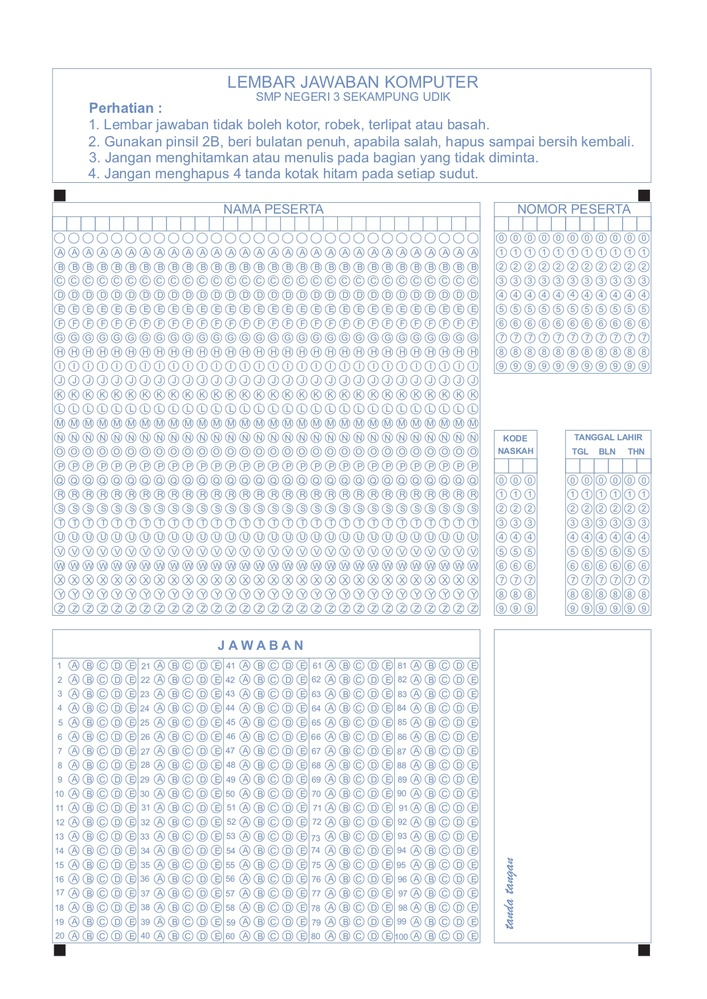
#> input picture omr-doni/LJKKosong_page-0001.jpg, 707 x 999 px, shrunk from 1241 x 1754 before the run
$ python omr.py
#> lines starting #> are read from the running program, lines starting #| are printed output that depends on the picture; after the words box and inside, x2 and y2 are one past the last pixel; in counts of white or black regions, pixels touching at a corner belong together
#> further down, image is the input picture: shape (999, 707, 3); mean B, G, R 245.7, 243.1, 240.5
import cv2

def detect_square_shapes(image):
    # Konversi gambar ke skala abu-abu
    gray = cv2.cvtColor(image, cv2.COLOR_BGR2GRAY)

    # Thresholding untuk mengambil bentuk berwarna hitam hingga abu-abu
    _, thresh = cv2.threshold(gray, 20, 255, cv2.THRESH_BINARY)
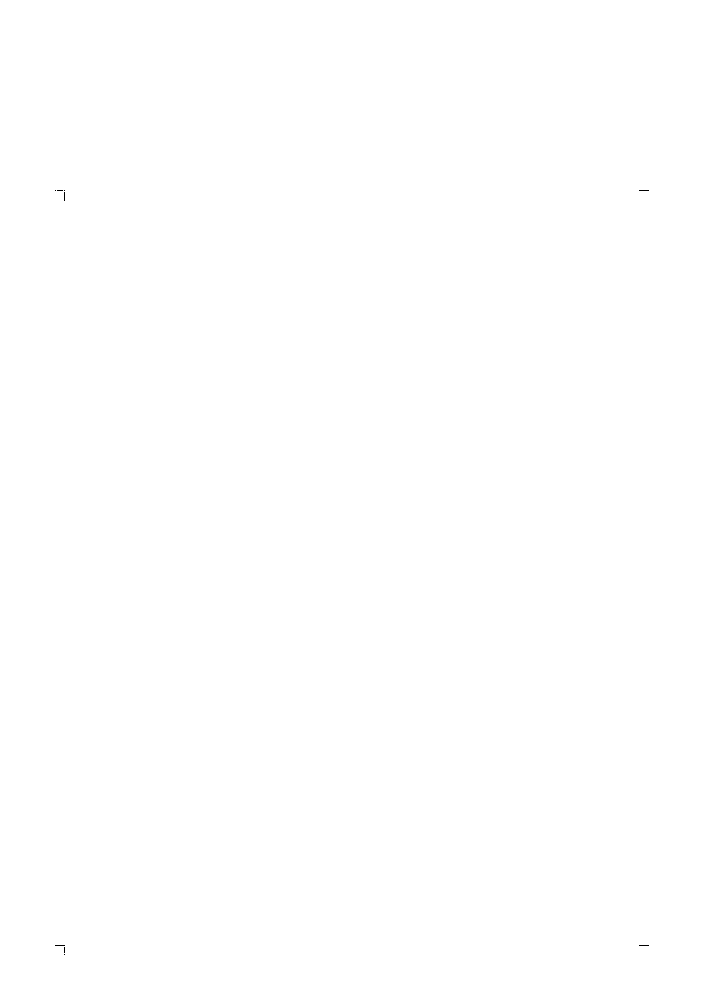
#> thresh: shape (999, 707); 100% white; black in thin lines or dots, all inside (x1, y1, x2, y2) = (55, 190, 649, 955)

    # Temukan kontur
    contours, _ = cv2.findContours(thresh, cv2.RETR_EXTERNAL, cv2.CHAIN_APPROX_SIMPLE)
#> contours = [[[0, 0], [0, 998], [706, 998], [706, 0]]]

    # Inisialisasi list untuk menyimpan koordinat bentuk kotak
    square_shapes_coords = []

    for contour in contours:
        # Hitung jumlah sisi bentuk
        approx = cv2.approxPolyDP(contour, 0.04 * cv2.arcLength(contour, True), True)
        # Jika bentuk memiliki 4 sisi (kotak)
        if len(approx) == 4:
            # Dapatkan kotak pembatas untuk bentuk
            x, y, w, h = cv2.boundingRect(approx)
            # Tambahkan koordinat kotak ke list
            square_shapes_coords.append((x, y, x + w, y + h))
#> this loop made 1 pass
#> (approx, x, y, w, h) on pass 1: ([[0, 0], [0, 998], [706, 998], [706, 0]], 0, 0, 707, 999)
#> after the loop, square_shapes_coords = [(0, 0, 707, 999)]

    return square_shapes_coords

# Baca gambar
image = cv2.imread('LJKKosong_page-0001.jpg')

# Deteksi bentuk kotak
square_shapes_coords = detect_square_shapes(image)
#> square_shapes_coords = [(0, 0, 707, 999)]

# Gambar kotak pada gambar asli
if square_shapes_coords:
    for box in square_shapes_coords:
        x1, y1, x2, y2 = box
        # Tandai kotak dengan garis biru tebal 3 pt
        cv2.rectangle(image, (x1, y1), (x2, y2), (255, 0, 0), 3)
#> this loop made 1 pass
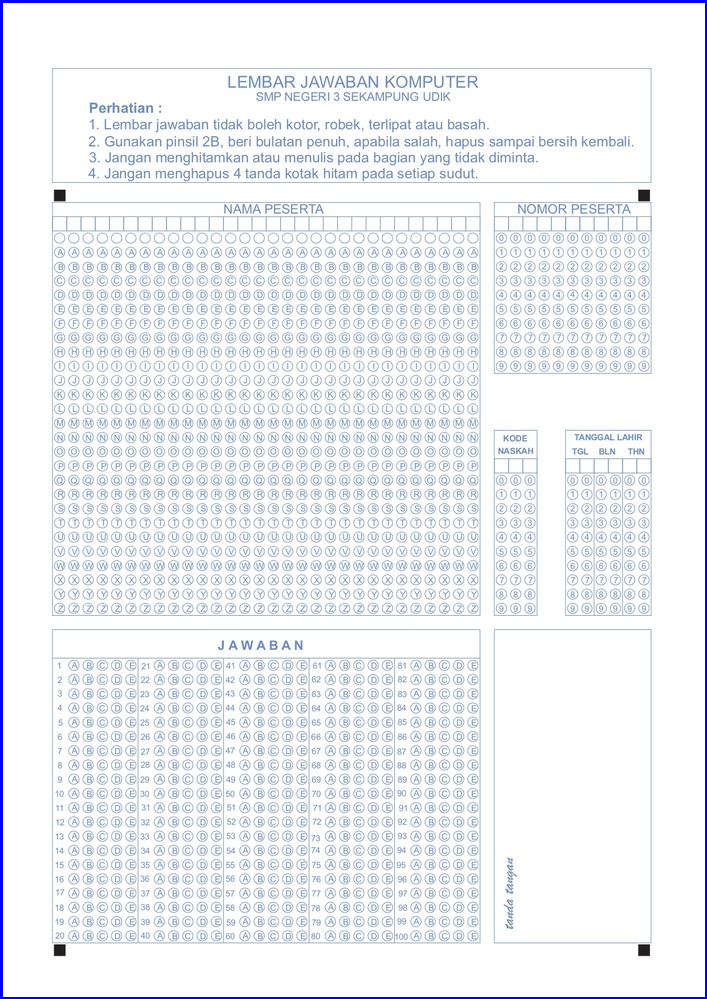
#> image: shape (999, 707, 3); 1.2% of pixels changed, all inside (x1, y1, x2, y2) = (0, 0, 707, 999)

# Tampilkan gambar hasil
cv2.imshow('Square Shapes Detected', image)
cv2.waitKey(0)
cv2.destroyAllWindows()

$ run again, with omr-doni/LJK.jpg copied over omr-doni/LJKKosong_page-0001.jpg
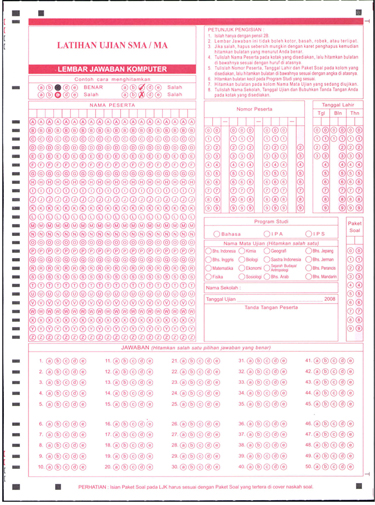
#> input picture omr-doni/LJK.jpg, 375 x 505 px
#> image is the input picture: shape (505, 375, 3); mean B, G, R 236.6, 231.6, 247.3
#> in detect_square_shapes, `gray = cv2.cvtColor(image, cv2.COLOR_BGR2GRAY)`:
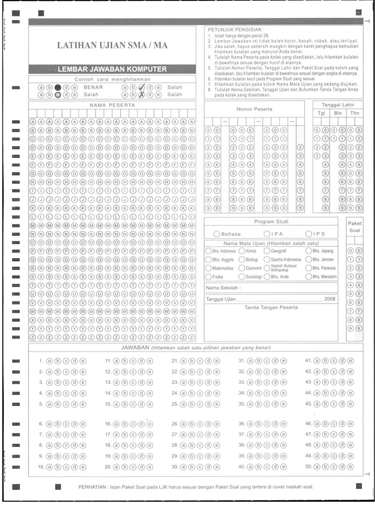
#> gray: shape (505, 375); min 1, max 255, mean 236.9
#> thresh: shape (505, 375); 100% white; black in thin lines or dots
#> contours = 1 contour; box (x1, y1, x2, y2) and area: (0, 0, 375, 505) 188464
#> the loop in detect_square_shapes, `for contour in contours:` made 1 pass
#> (approx, x, y, w, h) on pass 1: ([[0, 0], [0, 504], [374, 504], [374, 0]], 0, 0, 375, 505)
#> after the loop in detect_square_shapes, `for contour in contours:`: square_shapes_coords = [(0, 0, 375, 505)]
#> the loop `for box in square_shapes_coords:` made 1 pass
#> after the loop `for box in square_shapes_coords:`:
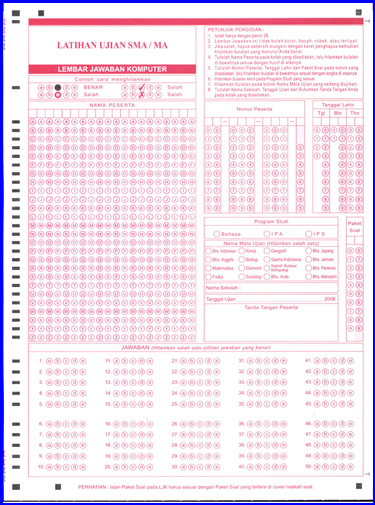
#> image: shape (505, 375, 3); 2.31% of pixels changed, all inside (x1, y1, x2, y2) = (0, 0, 375, 505)

$ run again, with omr-doni/LJK2.jpg copied over omr-doni/LJKKosong_page-0001.jpg
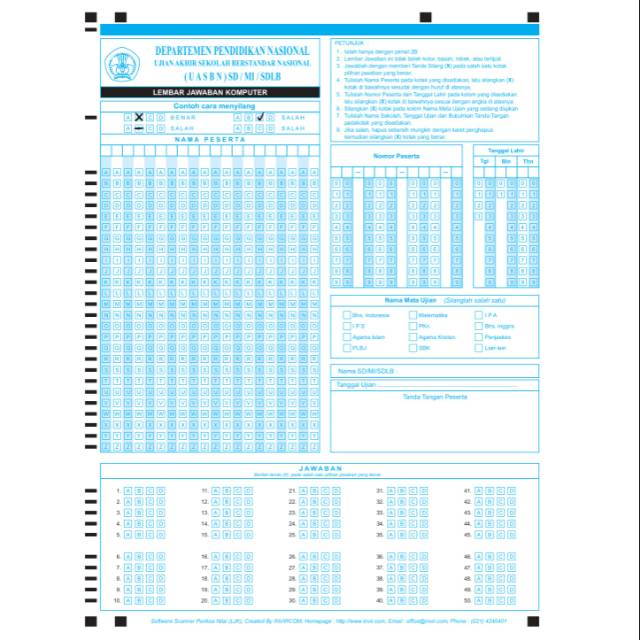
#> input picture omr-doni/LJK2.jpg, 640 x 640 px
#> image is the input picture: shape (640, 640, 3); mean B, G, R 247.4, 242.7, 226.3
#> in detect_square_shapes, `gray = cv2.cvtColor(image, cv2.COLOR_BGR2GRAY)`:
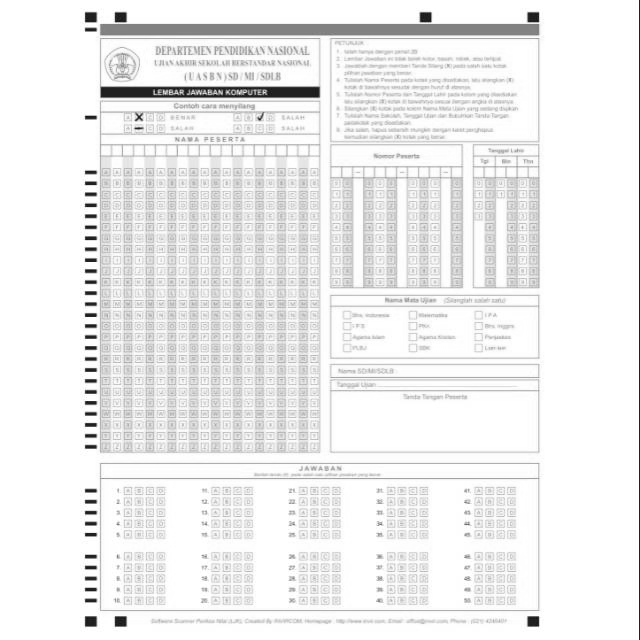
#> gray: shape (640, 640); min 10, max 255, mean 238.3
#> thresh: shape (640, 640); 100% white; black in thin lines or dots, all inside (x1, y1, x2, y2) = (86, 18, 537, 626)
#> contours = [[[0, 0], [0, 639], [639, 639], [639, 0]]]
#> the loop in detect_square_shapes, `for contour in contours:` made 1 pass
#> (approx, x, y, w, h) on pass 1: ([[0, 0], [0, 639], [639, 639], [639, 0]], 0, 0, 640, 640)
#> after the loop in detect_square_shapes, `for contour in contours:`: square_shapes_coords = [(0, 0, 640, 640)]
#> the loop `for box in square_shapes_coords:` made 1 pass
#> after the loop `for box in square_shapes_coords:`:
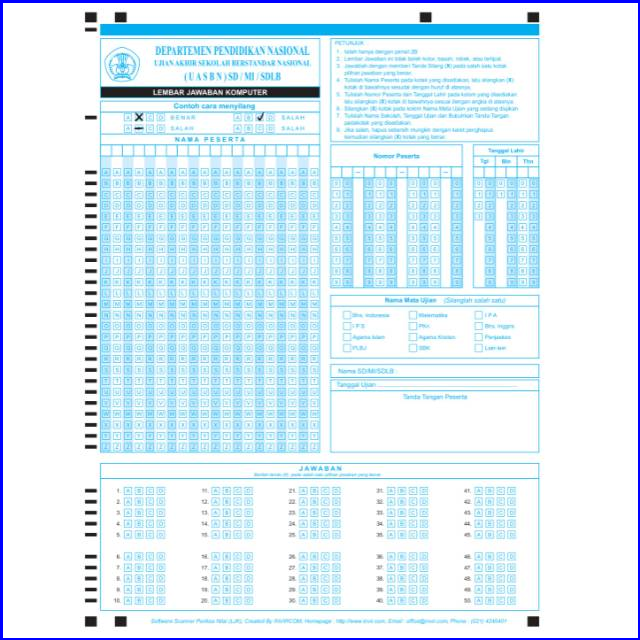
#> image: shape (640, 640, 3); 1.56% of pixels changed, all inside (x1, y1, x2, y2) = (0, 0, 640, 640)

$ run again, with omr-doni/LJK_Paylite_Edu_v10.jpg copied over omr-doni/LJKKosong_page-0001.jpg
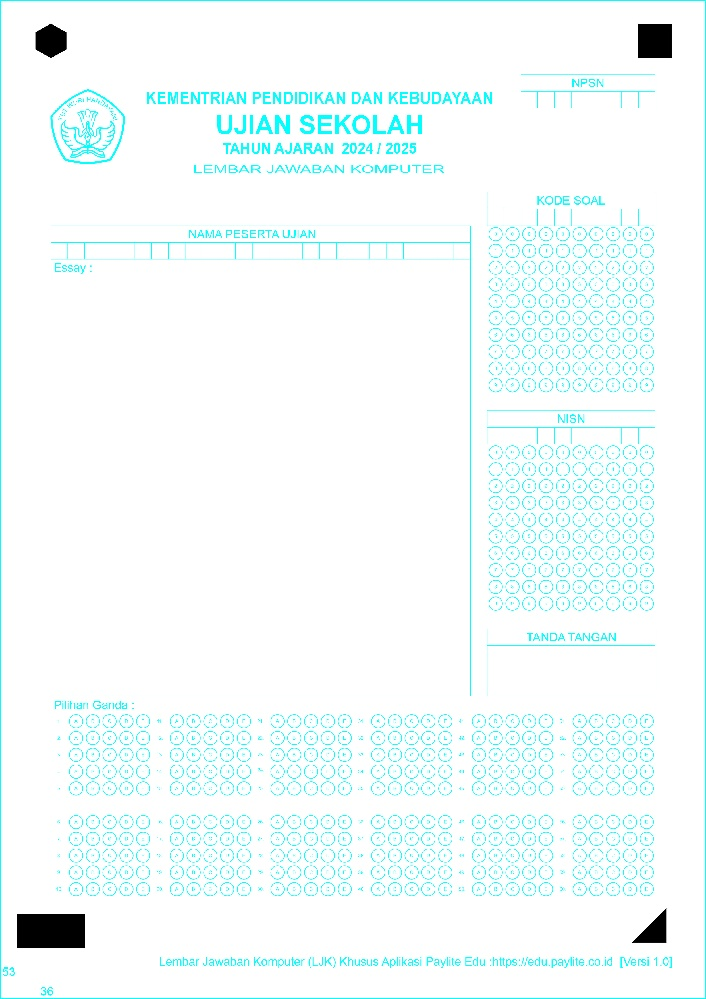
#> input picture omr-doni/LJK_Paylite_Edu_v10.jpg, 706 x 999 px, shrunk from 2484 x 3512 before the run
#> image is the input picture: shape (999, 706, 3); mean B, G, R 251.2, 251.3, 241.8
#> in detect_square_shapes, `_, thresh = cv2.threshold(gray, 20, 255, cv2.THRESH_BINARY)`:
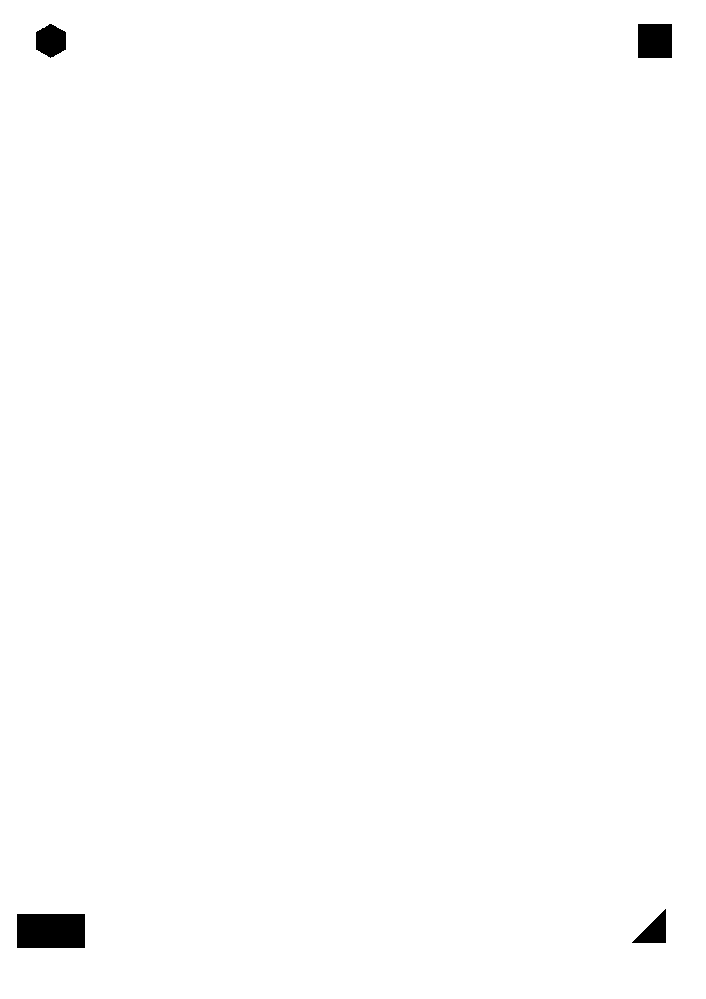
#> thresh: shape (999, 706); 99.3% white; 4 black regions, box (x1, y1, x2, y2) and area: (17, 914, 85, 948) 2312, (638, 24, 672, 58) 1156, (36, 24, 66, 58) 771, (632, 909, 666, 943) 595
#> contours = [[[0, 0], [0, 998], [705, 998], [705, 0]]]
#> the loop in detect_square_shapes, `for contour in contours:` made 1 pass
#> (approx, x, y, w, h) on pass 1: ([[0, 0], [0, 998], [705, 998], [705, 0]], 0, 0, 706, 999)
#> after the loop in detect_square_shapes, `for contour in contours:`: square_shapes_coords = [(0, 0, 706, 999)]
#> the loop `for box in square_shapes_coords:` made 1 pass
#> after the loop `for box in square_shapes_coords:`:
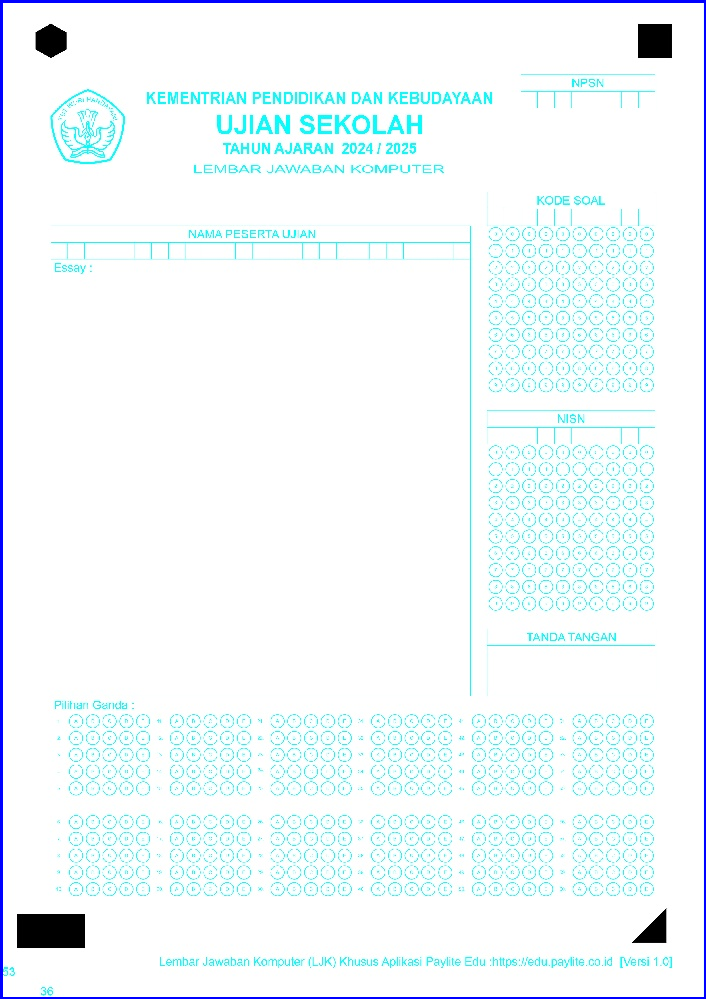
#> image: shape (999, 706, 3); 1.21% of pixels changed, all inside (x1, y1, x2, y2) = (0, 0, 706, 999)
